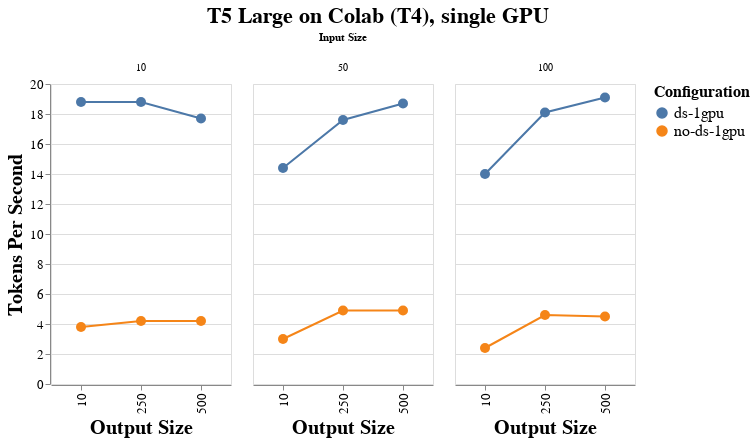

Source (notebook cell):
### Markdown cell above
### Also checking the effect of input and output

### Code cell
# Assuming 'df' is your DataFrame loaded with the data as described earlier
title = alt.TitleParams('T5 Large on Colab (T4), single GPU', anchor='middle')
interactive_line_chart = alt.Chart(dff, title = title).mark_line(point=True).encode(
    x=alt.X('output:N', title='Output Size'),
    y=alt.Y('tokens_per_second:Q', title='Tokens Per Second'),
    color=alt.Color('configuration:N', legend=alt.Legend(title="Configuration")),
    tooltip=['input', 'output', 'tokens_per_second', 'configuration'],
    column=alt.Column('input:N', title='Input Size')
).interactive().properties(
    width=180,
    height=300
).configure_axis(
    labelFontSize=13,
    titleFontSize=20
).configure_legend(
    titleFontSize=16,
    labelFontSize=16
).configure_title(
    anchor='start',
    fontSize=22
).configure_point(
    size=100
)

# To display the chart in a Jupyter notebook or similar environment
interactive_line_chart.display()

### Figure 1 — Vega-Lite specification as saved in the notebook (floating-point values rounded to 4 significant figures)
{"config": {"view": {"continuousWidth": 300, "continuousHeight": 300}, "axis": {"labelFontSize": 13, "titleFontSize": 20}, "legend": {"labelFontSize": 16, "titleFontSize": 16}, "point": {"size": 100}, "title": {"anchor": "start", "fontSize": 22}}, "data": {"name": "data-13f7339113ccd29ccd1b334c0016a84f"}, "mark": {"type": "line", "point": true}, "encoding": {"color": {"field": "configuration", "legend": {"title": "Configuration"}, "type": "nominal"}, "column": {"field": "input", "title": "Input Size", "type": "nominal"}, "tooltip": [{"field": "input", "type": "quantitative"}, {"field": "output", "type": "quantitative"}, {"field": "tokens_per_second", "type": "quantitative"}, {"field": "configuration", "type": "nominal"}], "x": {"field": "output", "title": "Output Size", "type": "nominal"}, "y": {"field": "tokens_per_second", "title": "Tokens Per Second", "type": "quantitative"}}, "height": 300, "params": [{"name": "param_49", "select": {"type": "interval", "encodings": ["x", "y"]}, "bind": "scales"}], "title": {"text": "T5 Large on Colab (T4), single GPU", "anchor": "middle"}, "width": 180, "$schema": "https://vega.github.io/schema/vega-lite/v5.15.1.json", "datasets": {"data-13f7339113ccd29ccd1b334c0016a84f": [{"input": 10, "output": 10, "model": "T5 large", "configuration": "no-ds-1gpu", "machine": "Colab (T4)", "tokens_per_second": 3.8, "output_config": "10 (no-ds-1gpu)"}, {"input": 10, "output": 10, "model": "T5 large", "configuration": "ds-1gpu", "machine": "Colab (T4)", "tokens_per_second": 18.8, "output_config": "10 (ds-1gpu)"}, {"input": 10, "output": 250, "model": "T5 large", "configuration": "no-ds-1gpu", "machine": "Colab (T4)", "tokens_per_second": 4.2, "output_config": "250 (no-ds-1gpu)"}, {"input": 10, "output": 250, "model": "T5 large", "configuration": "ds-1gpu", "machine": "Colab (T4)", "tokens_per_second": 18.8, "output_config": "250 (ds-1gpu)"}, {"input": 10, "output": 500, "model": "T5 large", "configuration": "no-ds-1gpu", "machine": "Colab (T4)", "tokens_per_second": 4.2, "output_config": "500 (no-ds-1gpu)"}, {"input": 10, "output": 500, "model": "T5 large", "configuration": "ds-1gpu", "machine": "Colab (T4)", "tokens_per_second": 17.7, "output_config": "500 (ds-1gpu)"}, {"input": 50, "output": 10, "model": "T5 large", "configuration": "no-ds-1gpu", "machine": "Colab (T4)", "tokens_per_second": 3.0, "output_config": "10 (no-ds-1gpu)"}, {"input": 50, "output": 10, "model": "T5 large", "configuration": "ds-1gpu", "machine": "Colab (T4)", "tokens_per_second": 14.4, "output_config": "10 (ds-1gpu)"}, {"input": 50, "output": 250, "model": "T5 large", "configuration": "no-ds-1gpu", "machine": "Colab (T4)", "tokens_per_second": 4.9, "output_config": "250 (no-ds-1gpu)"}, {"input": 50, "output": 250, "model": "T5 large", "configuration": "ds-1gpu", "machine": "Colab (T4)", "tokens_per_second": 17.6, "output_config": "250 (ds-1gpu)"}, {"input": 50, "output": 500, "model": "T5 large", "configuration": "no-ds-1gpu", "machine": "Colab (T4)", "tokens_per_second": 4.9, "output_config": "500 (no-ds-1gpu)"}, {"input": 50, "output": 500, "model": "T5 large", "configuration": "ds-1gpu", "machine": "Colab (T4)", "tokens_per_second": 18.7, "output_config": "500 (ds-1gpu)"}, {"input": 100, "output": 10, "model": "T5 large", "configuration": "no-ds-1gpu", "machine": "Colab (T4)", "tokens_per_second": 2.4, "output_config": "10 (no-ds-1gpu)"}, {"input": 100, "output": 10, "model": "T5 large", "configuration": "ds-1gpu", "machine": "Colab (T4)", "tokens_per_second": 14.0, "output_config": "10 (ds-1gpu)"}, {"input": 100, "output": 250, "model": "T5 large", "configuration": "no-ds-1gpu", "machine": "Colab (T4)", "tokens_per_second": 4.6, "output_config": "250 (no-ds-1gpu)"}, {"input": 100, "output": 250, "model": "T5 large", "configuration": "ds-1gpu", "machine": "Colab (T4)", "tokens_per_second": 18.1, "output_config": "250 (ds-1gpu)"}, {"input": 100, "output": 500, "model": "T5 large", "configuration": "no-ds-1gpu", "machine": "Colab (T4)", "tokens_per_second": 4.5, "output_config": "500 (no-ds-1gpu)"}, {"input": 100, "output": 500, "model": "T5 large", "configuration": "ds-1gpu", "machine": "Colab (T4)", "tokens_per_second": 19.1, "output_config": "500 (ds-1gpu)"}]}}
